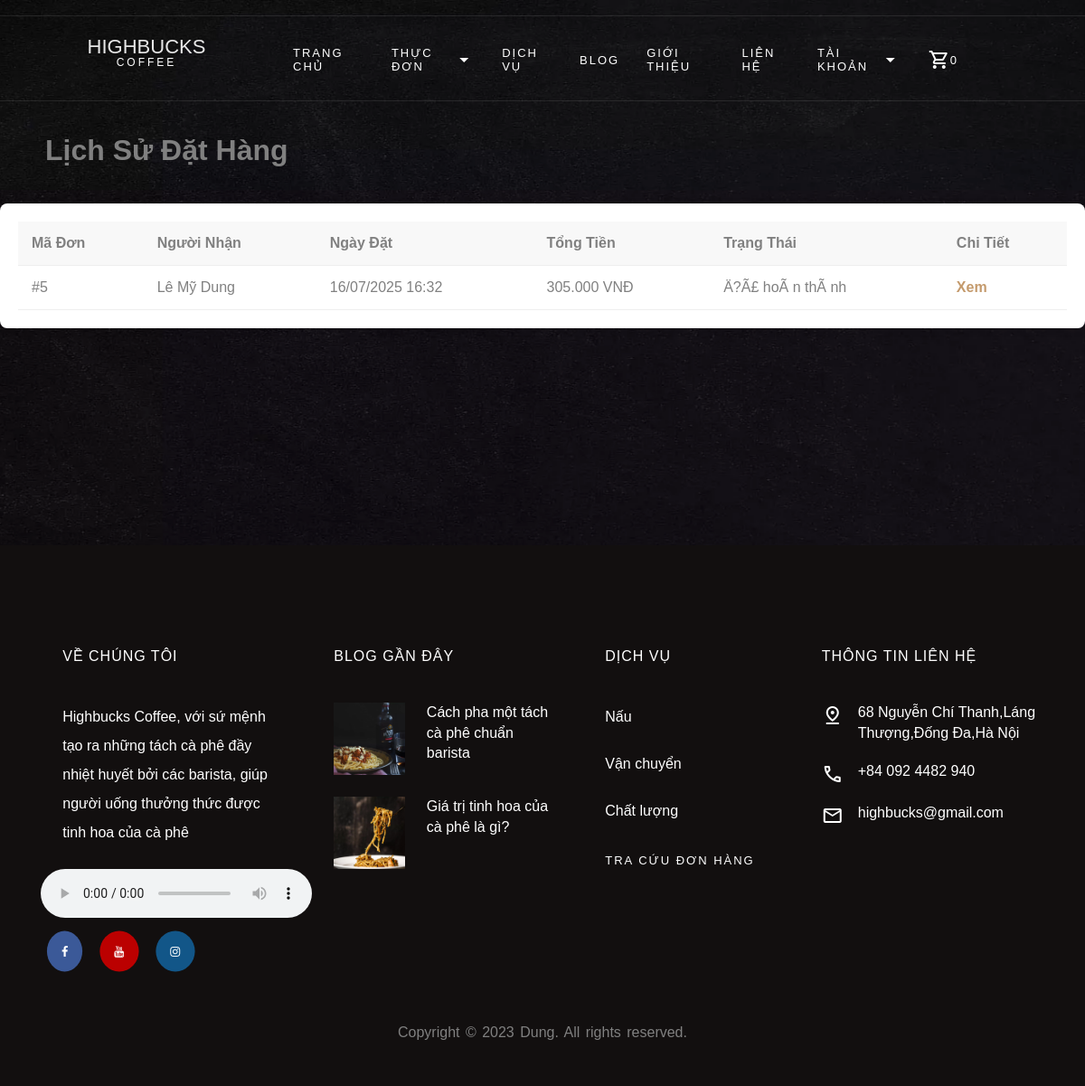
The app's page /Page/order_history.php (signed in) with its own data.
### tables this page shows
CREATE TABLE IF NOT EXISTS `donhang` (
  `idDonHang` int NOT NULL AUTO_INCREMENT,
  `idTaiKhoan` int DEFAULT NULL,
  `TenNguoiNhan` varchar(255) DEFAULT NULL,
  `SoDienThoaiNhan` varchar(11) DEFAULT NULL,
  `DiaChiNhan` varchar(255) DEFAULT NULL,
  `NgayDat` datetime DEFAULT CURRENT_TIMESTAMP,
  `TongTien` decimal(10,0) DEFAULT NULL,
  `TrangThai` varchar(255) DEFAULT 'Ä�á»£i xÃ¡c nháº­n',
  PRIMARY KEY (`idDonHang`)
);

### Page/order_history.php (the view, shortened to what this page needs)
<?php
include_once __DIR__ . '/../PHP/Connect.php';
$orders = [];
$is_user_logged_in = isset($_SESSION['loggedin']) && $_SESSION['loggedin'] === true;
if ($is_user_logged_in) {
    $id_tai_khoan = $_SESSION['id'];
    $stmt = $conn->prepare("SELECT idDonHang, NgayDat, TongTien, TrangThai, TenNguoiNhan FROM donhang WHERE idTaiKhoan = ? ORDER BY NgayDat DESC");
    $stmt->bind_param("i", $id_tai_khoan);
    $stmt->execute();
    $result = $stmt->get_result();
    while ($row = $result->fetch_assoc()) {
        $orders[] = $row;
    }
}
?>
<!DOCTYPE html>
<html lang="vi">
<head>
    <link rel="stylesheet" href="../Css/css.css">
  <link rel="stylesheet" href="https://cdnjs.cloudflare.com/ajax/libs/font-awesome/4.7.0/css/font-awesome.min.css">
</head>
<body>
    <?php include '../PHP/Menu.php'; ?>
    <div class="banner" style="padding: 130px 50px 0 50px;">
        <h1>Lịch Sử Đặt Hàng</h1>
    </div>
    <div class="history-container">
        <?php if (!empty($orders)): ?>
            <table class="order-table">
                <thead>
                    <tr>
                        <th>Mã Đơn</th>
                        <th>Người Nhận</th>
                        <th>Ngày Đặt</th>
                        <th>Tổng Tiền</th>
                        <th>Trạng Thái</th>
                        <th>Chi Tiết</th>
                    </tr>
                </thead>
                <tbody>
                    <?php foreach ($orders as $order): ?>
                        <tr>
                            <td>#<?php echo $order['idDonHang']; ?></td>
                            <td><?php echo htmlspecialchars($order['TenNguoiNhan']); ?></td>
                            <td><?php echo date('d/m/Y H:i', strtotime($order['NgayDat'])); ?></td>
                            <td><?php echo number_format($order['TongTien'], 0, ',', '.'); ?> VNĐ</td>
                            <td><?php echo htmlspecialchars($order['TrangThai']); ?></td>
                            <td><a href="order_details.php?id=<?php echo $order['idDonHang']; ?>" class="view-details">Xem</a></td>
                        </tr>
                    <?php endforeach; ?>
                </tbody>
            </table>
        <?php elseif(isset($_POST['sdt_lookup']) || $is_user_logged_in): ?>
            <p class="no-orders">Bạn chưa có đơn hàng nào.</p>
        <?php endif; ?>
    </div>
    <?php include '../PHP/Footer.php'; ?>
</body>
</html>

### Css/css.css (style rules this page uses)
* { padding: 0; margin: 0; box-sizing: border-box; }
html,body { scroll-behavior: smooth; font-family: "Poppins", Arial, sans-serif; background-image: url(../Pic/bg_4.jpg); background-position: center; background-repeat: no-repeat; background-size: cover; background-attachment: fixed; color: gray; font-weight: 300; width: 100%; }

### Page/order_history.php (style rules this page uses)
.history-container { max-width: 1200px; margin: 40px auto; padding: 20px; background: #fff; border-radius: 8px; box-shadow: 0 2px 10px rgba(0,0,0,0.1); }
.order-table { width: 100%; border-collapse: collapse; }
.order-table th, .order-table td { padding: 15px; text-align: left; border-bottom: 1px solid #eee; }
.order-table th { background-color: #f8f8f8; }
.order-table .view-details { color: #c49a6c; text-decoration: none; font-weight: bold; }

### records on screen
donhang: idDonHang "5", TenNguoiNhan "Lê Mỹ Dung", NgayDat "16/07/2025 16:32", TongTien "305.000", TrangThai "Ä?Ã£ hoÃ n thÃ nh"

### other values on screen
$cart_item_count "0"
